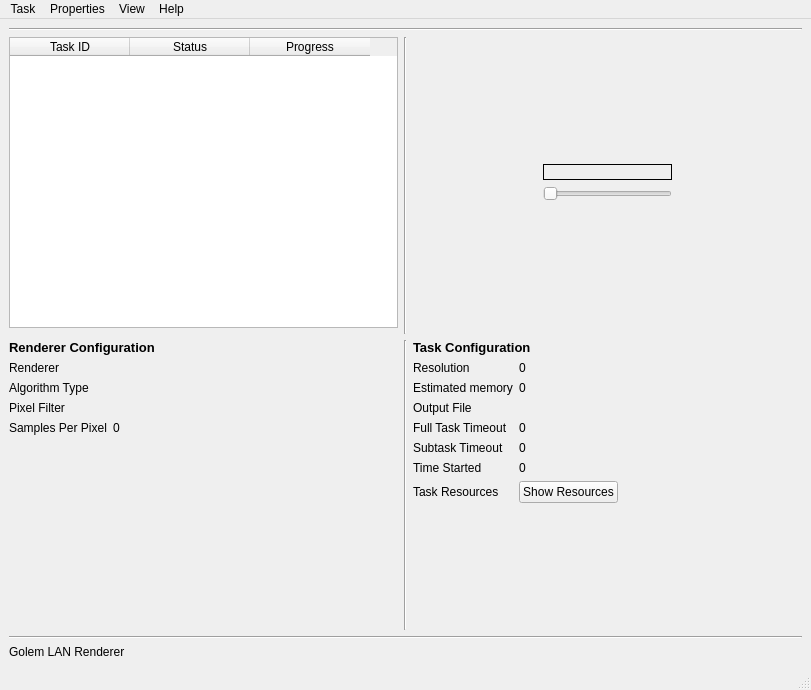
<?xml version="1.0" encoding="UTF-8"?>
<ui version="4.0">
 <class>AdministrationMainWindow</class>
 <widget class="QMainWindow" name="AdministrationMainWindow">
  <property name="geometry">
   <rect>
    <x>0</x>
    <y>0</y>
    <width>811</width>
    <height>690</height>
   </rect>
  </property>
  <property name="maximumSize">
   <size>
    <width>900</width>
    <height>690</height>
   </size>
  </property>
  <property name="windowTitle">
   <string>Golem LAN Renderer</string>
  </property>
  <widget class="QWidget" name="centralwidget">
   <layout class="QVBoxLayout" name="verticalLayout_2">
    <item>
     <widget class="Line" name="line_4">
      <property name="orientation">
       <enum>Qt::Horizontal</enum>
      </property>
     </widget>
    </item>
    <item>
     <layout class="QGridLayout" name="mainGridLayout">
      <property name="sizeConstraint">
       <enum>QLayout::SetDefaultConstraint</enum>
      </property>
      <item row="0" column="0">
       <widget class="QTableWidget" name="taskTableWidget">
        <property name="sizePolicy">
         <sizepolicy hsizetype="Expanding" vsizetype="Expanding">
          <horstretch>0</horstretch>
          <verstretch>0</verstretch>
         </sizepolicy>
        </property>
        <property name="contextMenuPolicy">
         <enum>Qt::CustomContextMenu</enum>
        </property>
        <property name="layoutDirection">
         <enum>Qt::LeftToRight</enum>
        </property>
        <property name="autoFillBackground">
         <bool>true</bool>
        </property>
        <property name="frameShape">
         <enum>QFrame::StyledPanel</enum>
        </property>
        <property name="editTriggers">
         <set>QAbstractItemView::NoEditTriggers</set>
        </property>
        <property name="alternatingRowColors">
         <bool>false</bool>
        </property>
        <property name="selectionMode">
         <enum>QAbstractItemView::SingleSelection</enum>
        </property>
        <property name="selectionBehavior">
         <enum>QAbstractItemView::SelectRows</enum>
        </property>
        <property name="textElideMode">
         <enum>Qt::ElideRight</enum>
        </property>
        <property name="verticalScrollMode">
         <enum>QAbstractItemView::ScrollPerPixel</enum>
        </property>
        <property name="horizontalScrollMode">
         <enum>QAbstractItemView::ScrollPerPixel</enum>
        </property>
        <property name="gridStyle">
         <enum>Qt::DashLine</enum>
        </property>
        <property name="sortingEnabled">
         <bool>false</bool>
        </property>
        <property name="cornerButtonEnabled">
         <bool>true</bool>
        </property>
        <attribute name="horizontalHeaderVisible">
         <bool>true</bool>
        </attribute>
        <attribute name="horizontalHeaderCascadingSectionResizes">
         <bool>false</bool>
        </attribute>
        <attribute name="horizontalHeaderDefaultSectionSize">
         <number>120</number>
        </attribute>
        <attribute name="horizontalHeaderHighlightSections">
         <bool>false</bool>
        </attribute>
        <attribute name="verticalHeaderVisible">
         <bool>true</bool>
        </attribute>
        <attribute name="verticalHeaderDefaultSectionSize">
         <number>20</number>
        </attribute>
        <attribute name="verticalHeaderHighlightSections">
         <bool>false</bool>
        </attribute>
        <column>
         <property name="text">
          <string>Task ID</string>
         </property>
        </column>
        <column>
         <property name="text">
          <string>Status</string>
         </property>
        </column>
        <column>
         <property name="text">
          <string>Progress</string>
         </property>
        </column>
       </widget>
      </item>
      <item row="2" column="1">
       <widget class="Line" name="line_3">
        <property name="orientation">
         <enum>Qt::Vertical</enum>
        </property>
       </widget>
      </item>
      <item row="0" column="1" rowspan="2">
       <widget class="Line" name="line_2">
        <property name="sizePolicy">
         <sizepolicy hsizetype="Fixed" vsizetype="Minimum">
          <horstretch>0</horstretch>
          <verstretch>0</verstretch>
         </sizepolicy>
        </property>
        <property name="orientation">
         <enum>Qt::Vertical</enum>
        </property>
       </widget>
      </item>
      <item row="2" column="2">
       <layout class="QVBoxLayout" name="taskConfLayout">
        <item>
         <widget class="QLabel" name="label_6">
          <property name="text">
           <string>&lt;html&gt;&lt;head/&gt;&lt;body&gt;&lt;p&gt;&lt;span style=&quot; font-size:10pt; font-weight:600;&quot;&gt;Task Configuration&lt;/span&gt;&lt;/p&gt;&lt;/body&gt;&lt;/html&gt;</string>
          </property>
          <property name="textFormat">
           <enum>Qt::AutoText</enum>
          </property>
         </widget>
        </item>
        <item>
         <layout class="QFormLayout" name="taskConfGridLayout">
          <property name="fieldGrowthPolicy">
           <enum>QFormLayout::AllNonFixedFieldsGrow</enum>
          </property>
          <item row="0" column="0">
           <widget class="QLabel" name="label_7">
            <property name="text">
             <string>Resolution</string>
            </property>
           </widget>
          </item>
          <item row="0" column="1">
           <widget class="QLabel" name="resolution">
            <property name="text">
             <string>0</string>
            </property>
           </widget>
          </item>
          <item row="1" column="0">
           <widget class="QLabel" name="label_4">
            <property name="text">
             <string>Estimated memory</string>
            </property>
           </widget>
          </item>
          <item row="1" column="1">
           <widget class="QLabel" name="estimatedMemoryLabel">
            <property name="text">
             <string>0</string>
            </property>
           </widget>
          </item>
          <item row="2" column="0">
           <widget class="QLabel" name="label_12">
            <property name="text">
             <string>Output File</string>
            </property>
           </widget>
          </item>
          <item row="3" column="0">
           <widget class="QLabel" name="label_32">
            <property name="text">
             <string>Full Task Timeout</string>
            </property>
           </widget>
          </item>
          <item row="3" column="1">
           <widget class="QLabel" name="fullTaskTimeout">
            <property name="text">
             <string>0</string>
            </property>
           </widget>
          </item>
          <item row="4" column="0">
           <widget class="QLabel" name="label_5">
            <property name="text">
             <string>Subtask Timeout</string>
            </property>
           </widget>
          </item>
          <item row="4" column="1">
           <widget class="QLabel" name="subtaskTimeout">
            <property name="text">
             <string>0</string>
            </property>
           </widget>
          </item>
          <item row="5" column="0">
           <widget class="QLabel" name="label_16">
            <property name="text">
             <string>Time Started</string>
            </property>
           </widget>
          </item>
          <item row="5" column="1">
           <widget class="QLabel" name="timeStarted">
            <property name="text">
             <string>0</string>
            </property>
           </widget>
          </item>
          <item row="6" column="1">
           <layout class="QHBoxLayout" name="horizontalLayout_3">
            <item>
             <widget class="QPushButton" name="showResourceButton">
              <property name="text">
               <string>Show Resources</string>
              </property>
             </widget>
            </item>
            <item>
             <spacer name="horizontalSpacer">
              <property name="orientation">
               <enum>Qt::Horizontal</enum>
              </property>
              <property name="sizeHint" stdset="0">
               <size>
                <width>40</width>
                <height>20</height>
               </size>
              </property>
             </spacer>
            </item>
           </layout>
          </item>
          <item row="6" column="0">
           <widget class="QLabel" name="label_14">
            <property name="text">
             <string>Task Resources</string>
            </property>
           </widget>
          </item>
          <item row="7" column="1">
           <widget class="QLabel" name="taskResource">
            <property name="text">
             <string/>
            </property>
           </widget>
          </item>
          <item row="11" column="1">
           <spacer name="verticalSpacer">
            <property name="orientation">
             <enum>Qt::Vertical</enum>
            </property>
            <property name="sizeHint" stdset="0">
             <size>
              <width>20</width>
              <height>40</height>
             </size>
            </property>
           </spacer>
          </item>
          <item row="2" column="1">
           <widget class="ClickableQLabel" name="outputFile">
            <property name="text">
             <string/>
            </property>
           </widget>
          </item>
         </layout>
        </item>
       </layout>
      </item>
      <item row="2" column="0">
       <layout class="QVBoxLayout" name="nodeConfLayout">
        <item>
         <widget class="QLabel" name="label">
          <property name="text">
           <string>&lt;html&gt;&lt;head/&gt;&lt;body&gt;&lt;p&gt;&lt;span style=&quot; font-size:10pt; font-weight:600;&quot;&gt;Renderer Configuration&lt;/span&gt;&lt;/p&gt;&lt;/body&gt;&lt;/html&gt;</string>
          </property>
          <property name="textFormat">
           <enum>Qt::AutoText</enum>
          </property>
         </widget>
        </item>
        <item>
         <layout class="QFormLayout" name="nodeConfGridLayout">
          <property name="fieldGrowthPolicy">
           <enum>QFormLayout::AllNonFixedFieldsGrow</enum>
          </property>
          <item row="1" column="1">
           <widget class="QLabel" name="renderer">
            <property name="text">
             <string/>
            </property>
           </widget>
          </item>
          <item row="1" column="0">
           <widget class="QLabel" name="label_8">
            <property name="text">
             <string>Renderer</string>
            </property>
           </widget>
          </item>
          <item row="2" column="0">
           <widget class="QLabel" name="algorithmTypeLabel">
            <property name="text">
             <string>Algorithm Type</string>
            </property>
           </widget>
          </item>
          <item row="2" column="1">
           <widget class="QLabel" name="algorithmType">
            <property name="text">
             <string/>
            </property>
           </widget>
          </item>
          <item row="3" column="0">
           <widget class="QLabel" name="pixelFilterLabel">
            <property name="text">
             <string>Pixel Filter</string>
            </property>
           </widget>
          </item>
          <item row="3" column="1">
           <widget class="QLabel" name="pixelFilter">
            <property name="text">
             <string/>
            </property>
           </widget>
          </item>
          <item row="4" column="0">
           <widget class="QLabel" name="samplesPerPixelLabel">
            <property name="text">
             <string>Samples Per Pixel</string>
            </property>
           </widget>
          </item>
          <item row="4" column="1">
           <widget class="QLabel" name="samplesPerPixel">
            <property name="text">
             <string>0</string>
            </property>
           </widget>
          </item>
         </layout>
        </item>
        <item>
         <spacer name="verticalSpacer_4">
          <property name="orientation">
           <enum>Qt::Vertical</enum>
          </property>
          <property name="sizeHint" stdset="0">
           <size>
            <width>20</width>
            <height>40</height>
           </size>
          </property>
         </spacer>
        </item>
       </layout>
      </item>
      <item row="0" column="2">
       <layout class="QHBoxLayout" name="horizontalLayout_2">
        <item>
         <spacer name="horizontalSpacer_2">
          <property name="orientation">
           <enum>Qt::Horizontal</enum>
          </property>
          <property name="sizeHint" stdset="0">
           <size>
            <width>40</width>
            <height>20</height>
           </size>
          </property>
         </spacer>
        </item>
        <item>
         <layout class="QVBoxLayout" name="verticalLayout_3">
          <property name="leftMargin">
           <number>0</number>
          </property>
          <item>
           <spacer name="verticalSpacer_3">
            <property name="orientation">
             <enum>Qt::Vertical</enum>
            </property>
            <property name="sizeHint" stdset="0">
             <size>
              <width>20</width>
              <height>40</height>
             </size>
            </property>
           </spacer>
          </item>
          <item>
           <widget class="ClickableQLabel" name="previewLabel">
            <property name="sizePolicy">
             <sizepolicy hsizetype="Fixed" vsizetype="Fixed">
              <horstretch>0</horstretch>
              <verstretch>0</verstretch>
             </sizepolicy>
            </property>
            <property name="maximumSize">
             <size>
              <width>300</width>
              <height>200</height>
             </size>
            </property>
            <property name="layoutDirection">
             <enum>Qt::LeftToRight</enum>
            </property>
            <property name="autoFillBackground">
             <bool>true</bool>
            </property>
            <property name="frameShape">
             <enum>QFrame::Box</enum>
            </property>
            <property name="text">
             <string/>
            </property>
            <property name="scaledContents">
             <bool>true</bool>
            </property>
            <property name="alignment">
             <set>Qt::AlignCenter</set>
            </property>
            <property name="textInteractionFlags">
             <set>Qt::NoTextInteraction</set>
            </property>
           </widget>
          </item>
          <item>
           <widget class="QSlider" name="frameSlider">
            <property name="orientation">
             <enum>Qt::Horizontal</enum>
            </property>
           </widget>
          </item>
          <item>
           <spacer name="verticalSpacer_2">
            <property name="orientation">
             <enum>Qt::Vertical</enum>
            </property>
            <property name="sizeHint" stdset="0">
             <size>
              <width>20</width>
              <height>40</height>
             </size>
            </property>
           </spacer>
          </item>
         </layout>
        </item>
        <item>
         <spacer name="horizontalSpacer_3">
          <property name="orientation">
           <enum>Qt::Horizontal</enum>
          </property>
          <property name="sizeHint" stdset="0">
           <size>
            <width>40</width>
            <height>20</height>
           </size>
          </property>
         </spacer>
        </item>
       </layout>
      </item>
     </layout>
    </item>
    <item>
     <widget class="Line" name="line">
      <property name="orientation">
       <enum>Qt::Horizontal</enum>
      </property>
     </widget>
    </item>
    <item>
     <layout class="QHBoxLayout" name="horizontalLayout">
      <item>
       <widget class="QLabel" name="appVer">
        <property name="baseSize">
         <size>
          <width>8</width>
          <height>0</height>
         </size>
        </property>
        <property name="text">
         <string>Golem LAN Renderer</string>
        </property>
        <property name="textFormat">
         <enum>Qt::AutoText</enum>
        </property>
        <property name="wordWrap">
         <bool>false</bool>
        </property>
       </widget>
      </item>
      <item>
       <widget class="QLabel" name="appName">
        <property name="text">
         <string/>
        </property>
       </widget>
      </item>
      <item>
       <widget class="QLabel" name="errorLabel">
        <property name="text">
         <string/>
        </property>
        <property name="alignment">
         <set>Qt::AlignRight|Qt::AlignTrailing|Qt::AlignVCenter</set>
        </property>
       </widget>
      </item>
     </layout>
    </item>
   </layout>
  </widget>
  <widget class="QMenuBar" name="menubar">
   <property name="geometry">
    <rect>
     <x>0</x>
     <y>0</y>
     <width>811</width>
     <height>21</height>
    </rect>
   </property>
   <property name="defaultUp">
    <bool>false</bool>
   </property>
   <widget class="QMenu" name="menuTask">
    <property name="title">
     <string>Task</string>
    </property>
    <addaction name="actionNew"/>
    <addaction name="actionLoadTask"/>
    <addaction name="separator"/>
    <addaction name="actionSendTestTasks"/>
    <addaction name="actionUpdateOtherGolems"/>
    <addaction name="actionSendInfoTask"/>
   </widget>
   <widget class="QMenu" name="menuProperties">
    <property name="title">
     <string>Properties</string>
    </property>
    <addaction name="actionEdit"/>
    <addaction name="actionEnvironments"/>
   </widget>
   <widget class="QMenu" name="menuView">
    <property name="title">
     <string>View</string>
    </property>
    <addaction name="actionStatus"/>
    <addaction name="actionStartNodesManager"/>
   </widget>
   <widget class="QMenu" name="menuAbout">
    <property name="title">
     <string>Help</string>
    </property>
    <addaction name="actionAbout"/>
   </widget>
   <addaction name="menuTask"/>
   <addaction name="menuProperties"/>
   <addaction name="menuView"/>
   <addaction name="menuAbout"/>
  </widget>
  <widget class="QStatusBar" name="statusbar"/>
  <action name="actionNew">
   <property name="text">
    <string>New</string>
   </property>
  </action>
  <action name="actionExit">
   <property name="text">
    <string>Exit</string>
   </property>
  </action>
  <action name="actionLoadTask">
   <property name="text">
    <string>Load Task</string>
   </property>
   <property name="toolTip">
    <string>Load task</string>
   </property>
  </action>
  <action name="actionEdit">
   <property name="text">
    <string>Edit</string>
   </property>
  </action>
  <action name="actionStatus">
   <property name="text">
    <string>Status</string>
   </property>
  </action>
  <action name="actionEnvironments">
   <property name="text">
    <string>Environments</string>
   </property>
  </action>
  <action name="actionSendTestTasks">
   <property name="enabled">
    <bool>true</bool>
   </property>
   <property name="text">
    <string>Send Test Tasks</string>
   </property>
  </action>
  <action name="actionAbout">
   <property name="text">
    <string>About</string>
   </property>
  </action>
  <action name="actionUpdateOtherGolems">
   <property name="text">
    <string>Update Other Golems</string>
   </property>
  </action>
  <action name="actionSendInfoTask">
   <property name="text">
    <string>Send Info Task</string>
   </property>
  </action>
  <action name="actionStartNodesManager">
   <property name="text">
    <string>Start Nodes Manager</string>
   </property>
  </action>
 </widget>
 <customwidgets>
  <customwidget>
   <class>ClickableQLabel</class>
   <extends>QLabel</extends>
   <header>clickableqlabel.h</header>
  </customwidget>
 </customwidgets>
 <tabstops>
  <tabstop>taskTableWidget</tabstop>
 </tabstops>
 <resources/>
 <connections/>
</ui>
